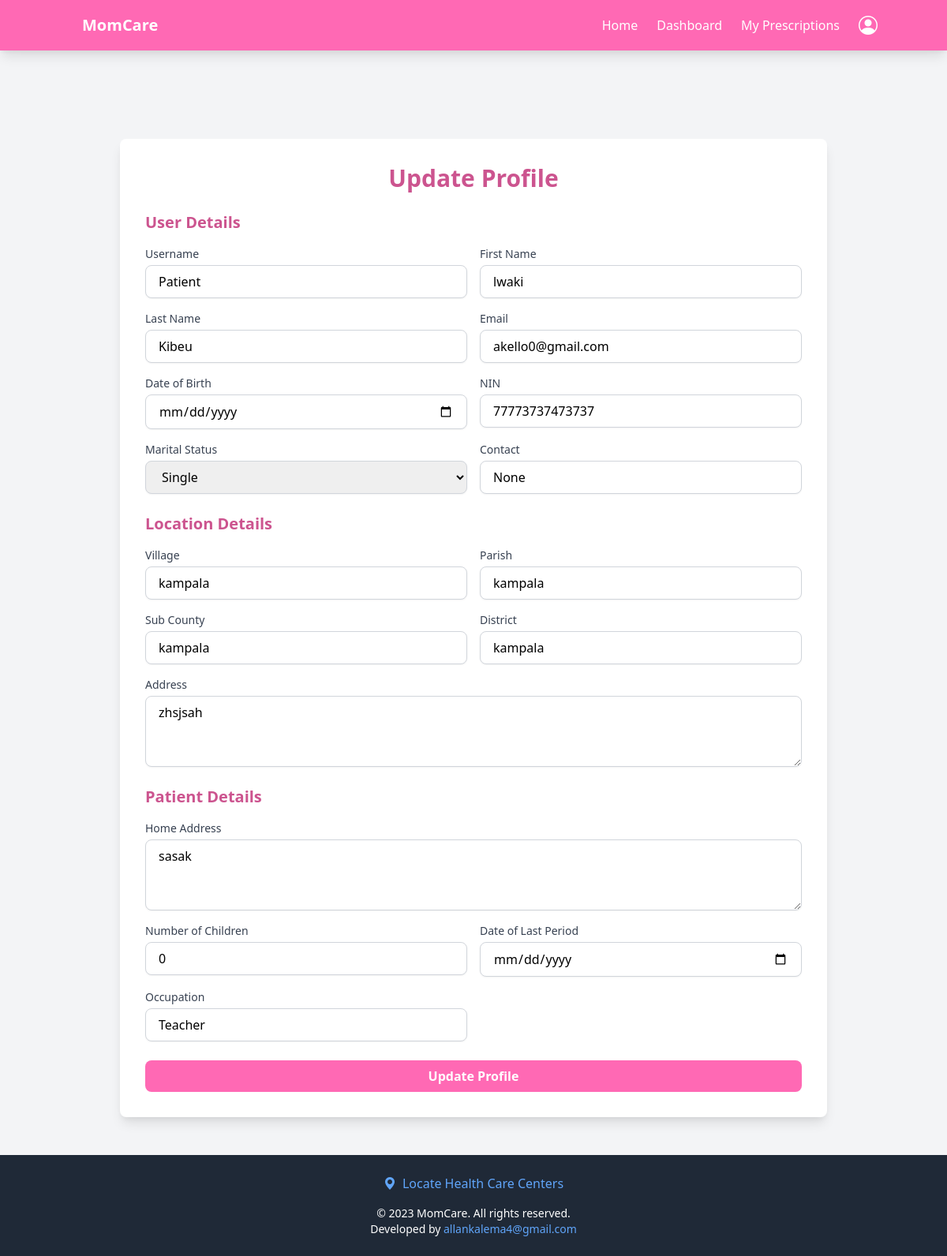
Before: /profile_update/ (signed in) with the older database file.
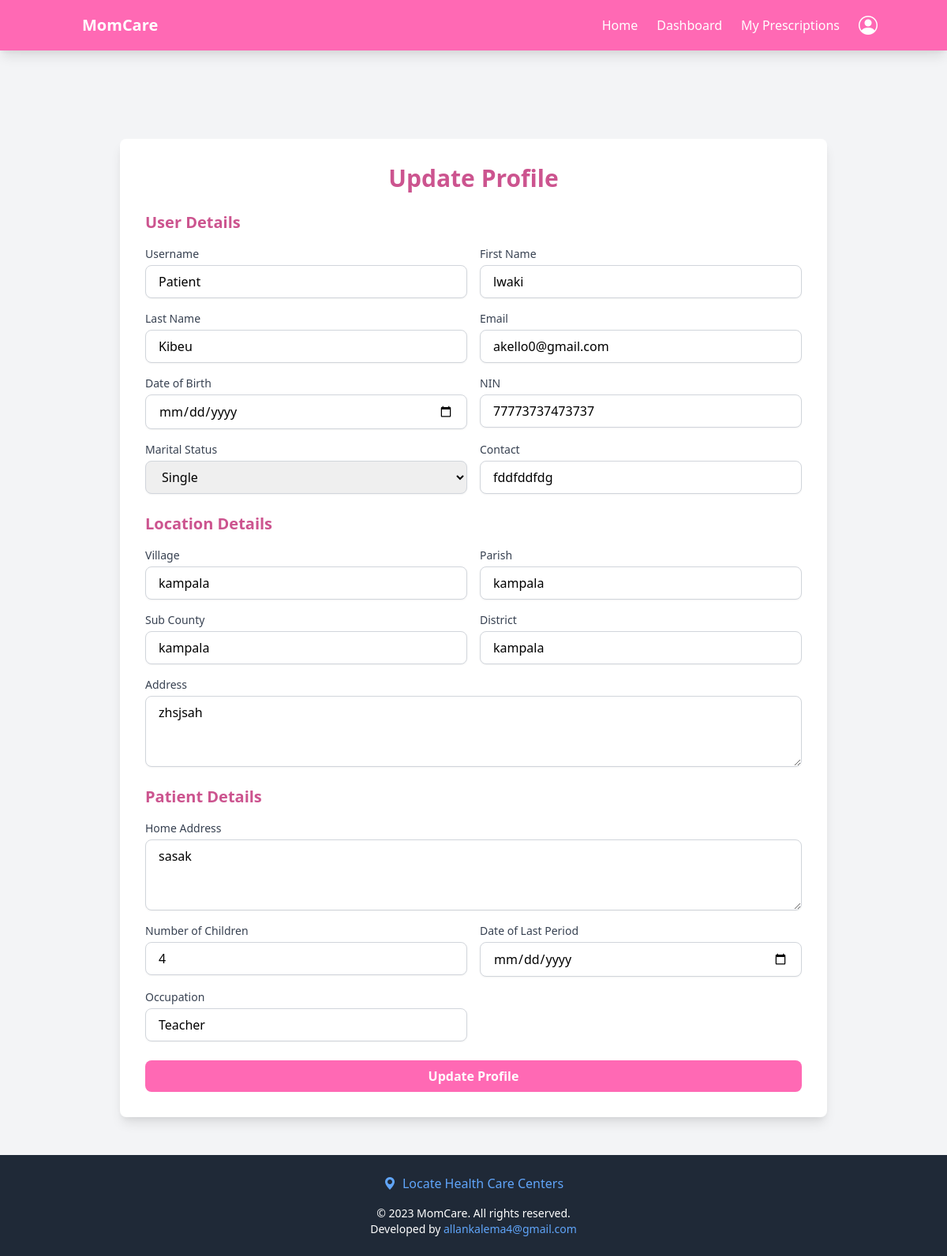
After: the same page with the newer database file.
### accounts/models.py (models this page shows, shortened)
class User(AbstractBaseUser, PermissionsMixin):
    username = models.CharField(max_length=150, unique=True)
    first_name = models.CharField(max_length=150)
    last_name = models.CharField(max_length=150)
    email = models.EmailField(unique=True)
    date_of_birth = models.DateField(null=True, blank=True)
    nin = models.CharField(max_length=20, unique=True, null=True, blank=True)
    marital_status = models.CharField(
        max_length=20,
        choices=[('Single', 'Single'), ('Married', 'Married')],
        null=True, blank=True
    )
    contact = models.CharField(max_length=15, null=True, blank=True)
    health_insurance_details = models.TextField(null=True, blank=True)
    government_scheme_eligibility = models.TextField(null=True, blank=True)
    is_doctor = models.BooleanField(default=False)
    is_patient = models.BooleanField(default=False)
    is_hospital = models.BooleanField(default=False)
    is_active = models.BooleanField(default=True)
    is_staff = models.BooleanField(default=False)
    created_at = models.DateTimeField(default=timezone.now)
    updated_at = models.DateTimeField(auto_now=True)
    objects = CustomUserManager()
    USERNAME_FIELD = 'username'
    REQUIRED_FIELDS = ['first_name', 'last_name', 'email']

class Patient(models.Model):
    user = models.OneToOneField(User, on_delete=models.CASCADE, related_name="patient_profile")
    age = models.IntegerField(null=True, blank=True)
    home_address = models.TextField(null=True, blank=True)
    number_of_children = models.IntegerField(null=True, blank=True)
    date_of_last_period = models.DateField(null=True, blank=True)
    occupation = models.CharField(max_length=255, null=True, blank=True)
    gestational_age = models.IntegerField(null=True, blank=True)  # Weeks of pregnancy
    expected_due_date = models.DateField(null=True, blank=True)
    type_of_pregnancy = models.CharField(max_length=20, choices=[('Single', 'Single'), ('Twins', 'Twins'), ('Multiples', 'Multiples')], null=True, blank=True)
    previous_pregnancies = models.IntegerField(null=True, blank=True)
    delivery_history = models.TextField(null=True, blank=True)
    high_risk_factors = models.TextField(null=True, blank=True)
    fetal_health = models.TextField(null=True, blank=True)
    pre_existing_conditions = models.TextField(null=True, blank=True)
    previous_surgeries = models.TextField(null=True, blank=True)
    current_medications = models.TextField(null=True, blank=True)
    allergies = models.TextField(null=True, blank=True)
    blood_type = models.CharField(max_length=5, null=True, blank=True)
    family_medical_history = models.TextField(null=True, blank=True)
    admitted = models.BooleanField(default=False)
    diet_preferences = models.TextField(null=True, blank=True)
    exercise_level = models.TextField(null=True, blank=True)
    smoking_alcohol_drug_use = models.TextField(null=True, blank=True)
    mental_health_status = models.TextField(null=True, blank=True)

### accounts/views.py (the view)
# urls.py: path('profile_update/', profile_update, name='profile_update'),
@login_required
def profile_update(request):
    user = request.user
    location, _ = Location.objects.get_or_create(user=user)
    patient, _ = Patient.objects.get_or_create(user=user)
    if request.method == 'POST':
        user_form = UserUpdateForm(request.POST, instance=user)
        location_form = LocationUpdateForm(request.POST, instance=location)
        patient_form = PatientUpdateForm(request.POST, instance=patient)
        if user_form.is_valid() and location_form.is_valid() and patient_form.is_valid():
            user_form.save()
            location_form.save()
            patient_form.save()
            messages.success(request, 'Your profile has been updated successfully!')
            return redirect('home')
        else:
            for field, errors in user_form.errors.items():
                for error in errors:
                    messages.error(request, f"User - {field}: {error}")
            for field, errors in location_form.errors.items():
                for error in errors:
                    messages.error(request, f"Location - {field}: {error}")
            for field, errors in patient_form.errors.items():
                for error in errors:
                    messages.error(request, f"Patient - {field}: {error}")
    else:
        user_form = UserUpdateForm(instance=user)
        location_form = LocationUpdateForm(instance=location)
        patient_form = PatientUpdateForm(instance=patient)
    return render(request, 'accounts/profile_update.html', {
        'user_form': user_form,
        'location_form': location_form,
        'patient_form': patient_form,
    })

### accounts/forms.py
class UserUpdateForm(forms.ModelForm):
        class Meta:
            model = User
            fields = ['username', 'first_name', 'last_name', 'email', 'date_of_birth', 'nin', 'marital_status', 'contact']
            widgets = {
                'username': forms.TextInput(attrs={'class': 'form-input', 'placeholder': 'Enter username'}),
                'first_name': forms.TextInput(attrs={'class': 'form-input', 'placeholder': 'Enter first name'}),
                'last_name': forms.TextInput(attrs={'class': 'form-input', 'placeholder': 'Enter last name'}),
                'email': forms.EmailInput(attrs={'class': 'form-input', 'placeholder': 'Enter email'}),
                'date_of_birth': forms.DateInput(attrs={'class': 'form-input', 'type': 'date'}),
                'nin': forms.TextInput(attrs={'class': 'form-input', 'placeholder': 'Enter NIN'}),
                'marital_status': forms.Select(attrs={'class': 'form-input'}),
                'contact': forms.TextInput(attrs={'class': 'form-input', 'placeholder': 'Enter contact number'}),
            }

### templates/accounts/profile_update.html (shortened to what the changed rows need)
{% extends 'base.html' %}
{% load static %}
{% block content %}
<main class="mt-16 sm:mt-20 min-h-screen flex items-center justify-center bg-gray-100">
    <div class="w-full max-w-4xl p-6 sm:p-8 bg-white rounded-lg shadow-lg">
        <h2 class="text-2xl sm:text-3xl font-bold text-hotpink-dark mb-6 text-center">Update Profile</h2>
        <form method="post" class="space-y-6">
            <div>
                <div class="grid grid-cols-1 sm:grid-cols-2 gap-4">
                    <div>
                        <label for="username" class="block text-sm font-medium text-gray-700">Username</label>
                        <input type="text" id="username" name="username" value="{{ user_form.instance.username }}"
                               class="mt-1 block w-full px-4 py-2 border border-gray-300 rounded-lg shadow-sm focus:ring-hotpink focus:border-hotpink"
                               placeholder="Enter username">
                    </div>
                    <div>
                        <label for="first_name" class="block text-sm font-medium text-gray-700">First Name</label>
                        <input type="text" id="first_name" name="first_name" value="{{ user_form.instance.first_name }}"
                               class="mt-1 block w-full px-4 py-2 border border-gray-300 rounded-lg shadow-sm focus:ring-hotpink focus:border-hotpink"
                               placeholder="Enter first name">
                    </div>
                    <div>
                        <label for="last_name" class="block text-sm font-medium text-gray-700">Last Name</label>
                        <input type="text" id="last_name" name="last_name" value="{{ user_form.instance.last_name }}"
                               class="mt-1 block w-full px-4 py-2 border border-gray-300 rounded-lg shadow-sm focus:ring-hotpink focus:border-hotpink"
                               placeholder="Enter last name">
                    </div>
                    <div>
                        <label for="email" class="block text-sm font-medium text-gray-700">Email</label>
                        <input type="email" id="email" name="email" value="{{ user_form.instance.email }}"
                               class="mt-1 block w-full px-4 py-2 border border-gray-300 rounded-lg shadow-sm focus:ring-hotpink focus:border-hotpink"
                               placeholder="Enter email">
                    </div>
                    <div>
                        <label for="nin" class="block text-sm font-medium text-gray-700">NIN</label>
                        <input type="text" id="nin" name="nin" value="{{ user_form.instance.nin }}"
                               class="mt-1 block w-full px-4 py-2 border border-gray-300 rounded-lg shadow-sm focus:ring-hotpink focus:border-hotpink"
                               placeholder="Enter NIN">
                    </div>
                    <div>
                        <label for="marital_status" class="block text-sm font-medium text-gray-700">Marital Status</label>
                        <select id="marital_status" name="marital_status"
                                class="mt-1 block w-full px-4 py-2 border border-gray-300 rounded-lg shadow-sm focus:ring-hotpink focus:border-hotpink">
                            <option value="Single" {% if user_form.instance.marital_status == 'Single' %}selected{% endif %}>Single</option>
                        </select>
                    </div>
                    <div>
                        <label for="contact" class="block text-sm font-medium text-gray-700">Contact</label>
                        <input type="text" id="contact" name="contact" value="{{ user_form.instance.contact }}"
                               class="mt-1 block w-full px-4 py-2 border border-gray-300 rounded-lg shadow-sm focus:ring-hotpink focus:border-hotpink"
                               placeholder="Enter contact number">
                    </div>
                </div>
            </div>
            <div>
                <div class="grid grid-cols-1 sm:grid-cols-2 gap-4">
                    <div class="sm:col-span-2">
                        <label for="home_address" class="block text-sm font-medium text-gray-700">Home Address</label>
                        <textarea id="home_address" name="home_address" rows="3"
                                  class="mt-1 block w-full px-4 py-2 border border-gray-300 rounded-lg shadow-sm focus:ring-hotpink focus:border-hotpink"
                                  placeholder="Enter home address">{{ patient_form.instance.home_address }}</textarea>
                    </div>
                    <div>
                        <label for="number_of_children" class="block text-sm font-medium text-gray-700">Number of Children</label>
                        <input type="number" id="number_of_children" name="number_of_children" value="{{ patient_form.instance.number_of_children }}"
                               class="mt-1 block w-full px-4 py-2 border border-gray-300 rounded-lg shadow-sm focus:ring-hotpink focus:border-hotpink"
                               placeholder="Enter number of children">
                    </div>
                    <div>
                        <label for="date_of_last_period" class="block text-sm font-medium text-gray-700">Date of Last Period</label>
                        <input type="date" id="date_of_last_period" name="date_of_last_period" value="{{ patient_form.instance.date_of_last_period|default:'' }}"
                               class="mt-1 block w-full px-4 py-2 border border-gray-300 rounded-lg shadow-sm focus:ring-hotpink focus:border-hotpink">
                    </div>
                    <div>
                        <label for="occupation" class="block text-sm font-medium text-gray-700">Occupation</label>
                        <input type="text" id="occupation" name="occupation" value="{{ patient_form.instance.occupation }}"
                               class="mt-1 block w-full px-4 py-2 border border-gray-300 rounded-lg shadow-sm focus:ring-hotpink focus:border-hotpink"
                               placeholder="Enter occupation">
                    </div>
                </div>
            </div>
        </form>
    </div>
</main>
{% endblock %}

Changed rows visible on the page:
changed User "Patient": contact "None" → "fddfddfdg"
changed Patient "sasak": number_of_children "0" → "4"
